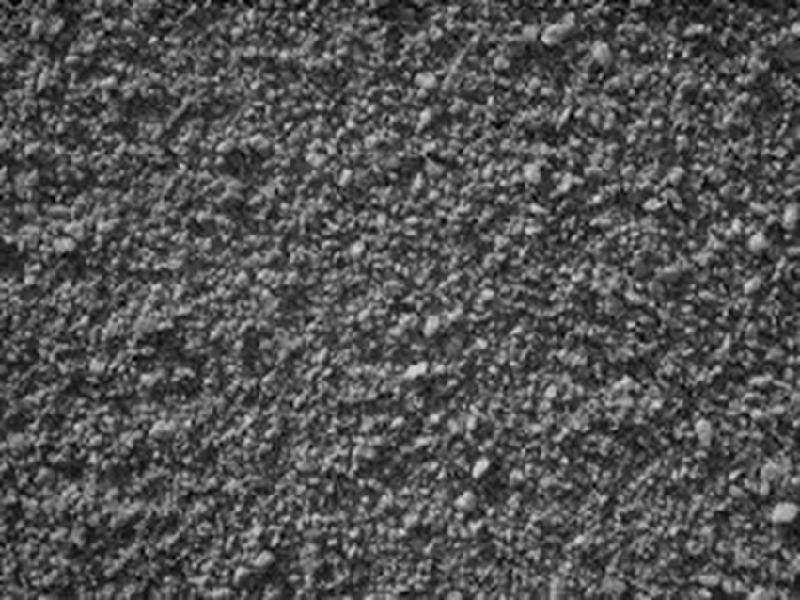
//> input picture sonar_sim_cloud/cloudImgs/stucci1.jpg, 800 x 600 px
$ ./hough_lines ../sonar_sim_cloud/cloudImgs/stucci1.jpg   (built with g++ and OpenCV 4)
//> lines starting //> are read from the running program, lines starting //| are printed output that depends on the picture
/**
 * @file HoughLines_Demo.cpp
 * @brief Demo code for Hough Transform
 * @author OpenCV team
 */

#include "opencv2/highgui/highgui.hpp"
#include "opencv2/imgproc/imgproc.hpp"
#include <iostream>
#include <stdio.h>

using namespace cv;
using namespace std;

/// Global variables

/** General variables */
Mat src, edges;
Mat src_gray;
Mat standard_hough, probabilistic_hough;
int min_threshold = 50;
int max_trackbar = 150;

const char* standard_name = "Standard Hough Lines Demo";
const char* probabilistic_name = "Probabilistic Hough Lines Demo";
const char* edge_name = "Edge Detection";

int s_trackbar = max_trackbar;
int p_trackbar = max_trackbar;

/// Function Headers
void help();
void Standard_Hough( int, void* );
void Probabilistic_Hough( int, void* );

/**
 * @function main
 */
int main( int, char** argv )
{
  /// Read the image
  src = imread( argv[1], 1 );
//> src is the input picture: 600 rows x 800 cols, CV_8UC3; min 0, max 223, mean 82.3

  if( src.empty() )
    { help();
      return -1;
    }

  /// Pass the image to gray
  cvtColor( src, src_gray, COLOR_RGB2GRAY );

  /// Apply Canny edge detector
  Canny( src_gray, edges, 100, 300, 3 );
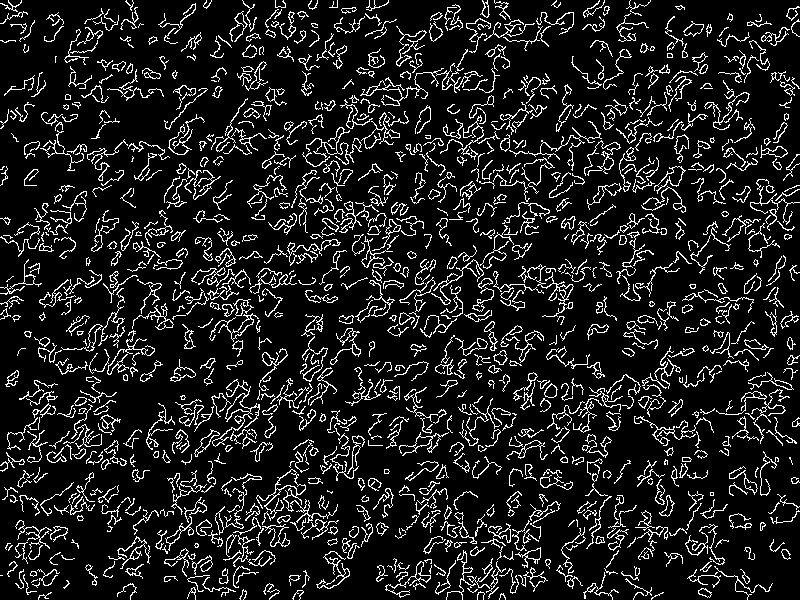
//> edges: 600 rows x 800 cols, CV_8UC1; 11.8% white in thin lines or dots

  /// Create Trackbars for Thresholds
  char thresh_label[50];
  sprintf( thresh_label, "Thres: %d + input", min_threshold );

  namedWindow( standard_name, WINDOW_AUTOSIZE );
  createTrackbar( thresh_label, standard_name, &s_trackbar, max_trackbar, Standard_Hough);

  namedWindow( probabilistic_name, WINDOW_AUTOSIZE );
  createTrackbar( thresh_label, probabilistic_name, &p_trackbar, max_trackbar, Probabilistic_Hough);

  /// Initialize
  Standard_Hough(0, 0);
  Probabilistic_Hough(0, 0);
  waitKey(0);
  return 0;
}

/**
 * @function help
 * @brief Indications of how to run this program and why is it for
 */
void help()
{
  printf("\t Hough Transform to detect lines \n ");
  printf("\t---------------------------------\n ");
  printf(" Usage: ./HoughLines_Demo <image_name> \n");
}

/**
 * @function Standard_Hough
 */
void Standard_Hough( int, void* )
{
  vector<Vec2f> s_lines;
  cvtColor( edges, standard_hough, COLOR_GRAY2BGR );
//> standard_hough: 600 rows x 800 cols, CV_8UC3; 11.8% white in thin lines or dots

  /// 1. Use Standard Hough Transform
  HoughLines( edges, s_lines, 1, CV_PI/180, min_threshold + s_trackbar, 0, 0 );
//> s_lines = 6 lines (rho, theta): [540, 0.79], [576, 0.79], [-112, 2.36], [544, 0.79], [578, 0.79], [284, 1.57]

  /// Show the result
  for( size_t i = 0; i < s_lines.size(); i++ )
    {
      float r = s_lines[i][0], t = s_lines[i][1];
      double cos_t = cos(t), sin_t = sin(t);
      double x0 = r*cos_t, y0 = r*sin_t;
      double alpha = 1000;

      Point pt1( cvRound(x0 + alpha*(-sin_t)), cvRound(y0 + alpha*cos_t) );
      Point pt2( cvRound(x0 - alpha*(-sin_t)), cvRound(y0 - alpha*cos_t) );
      line( standard_hough, pt1, pt2, Scalar(0,0,255), 3, 8);
    }
//> this loop made 6 passes
//> (r, t, cos_t, sin_t, x0, y0, pt1, pt2) on passes 1 to 6: (540, 0.785, 0.707, 0.707, 381.8, 381.8, Point(-325, 1089), Point(1089, -325)), (576, 0.785, 0.707, 0.707, 407.3, 407.3, Point(-300, 1114), Point(1114, -300)), (-112, 2.36, -0.707, 0.707, 79.2, -79.2, Point(-628, -786), Point(786, 628)), (544, 0.785, 0.707, 0.707, 384.7, 384.7, Point(-322, 1092), Point(1092, -322)), (578, 0.785, 0.707, 0.707, 408.7, 408.7, Point(-298, 1116), Point(1116, -298)), (284, 1.57, -4.37e-08, 1, -1.24e-05, 284, Point(-1000, 284), Point(1000, 284))
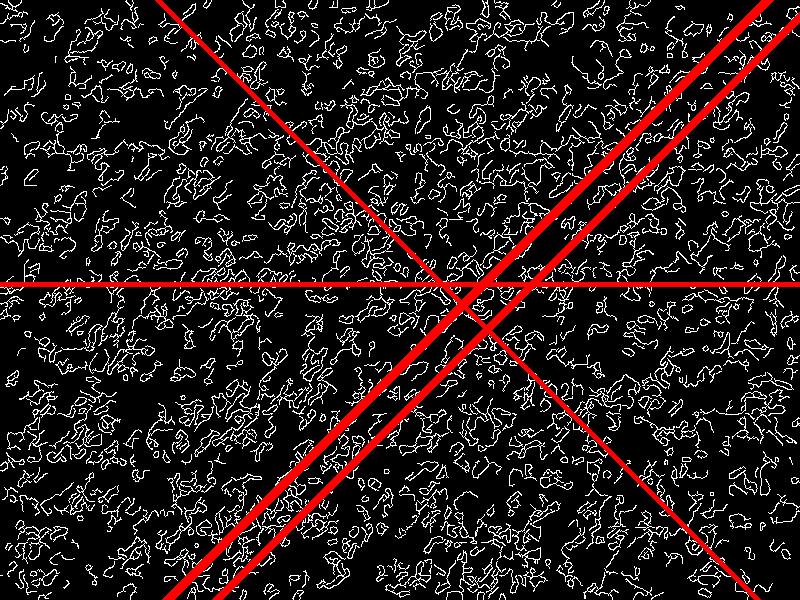
//> standard_hough: 600 rows x 800 cols, CV_8UC3; mean B, G, R 28.2, 28.2, 40

  imshow( standard_name, standard_hough );
}

/**
 * @function Probabilistic_Hough
 */
void Probabilistic_Hough( int, void* )
{
  vector<Vec4i> p_lines;
  cvtColor( edges, probabilistic_hough, COLOR_GRAY2BGR );

  /// 2. Use Probabilistic Hough Transform
  HoughLinesP( edges, p_lines, 1, CV_PI/180, min_threshold + p_trackbar, 30, 10 );
//> p_lines = 8 lines (x1, y1, x2, y2): [580, 183, 707, 56], [727, 88, 786, 29], [306, 148, 343, 185], [518, 251, 567, 202], [679, 136, 713, 102], [700, 118, 760, 58], [61, 284, 121, 284], [441, 283, 504, 346]

  /// Show the result
  for( size_t i = 0; i < p_lines.size(); i++ )
    {
      Vec4i l = p_lines[i];
      line( probabilistic_hough, Point(l[0], l[1]), Point(l[2], l[3]), Scalar(0,0,255), 3, 8);
    }
//> this loop made 8 passes
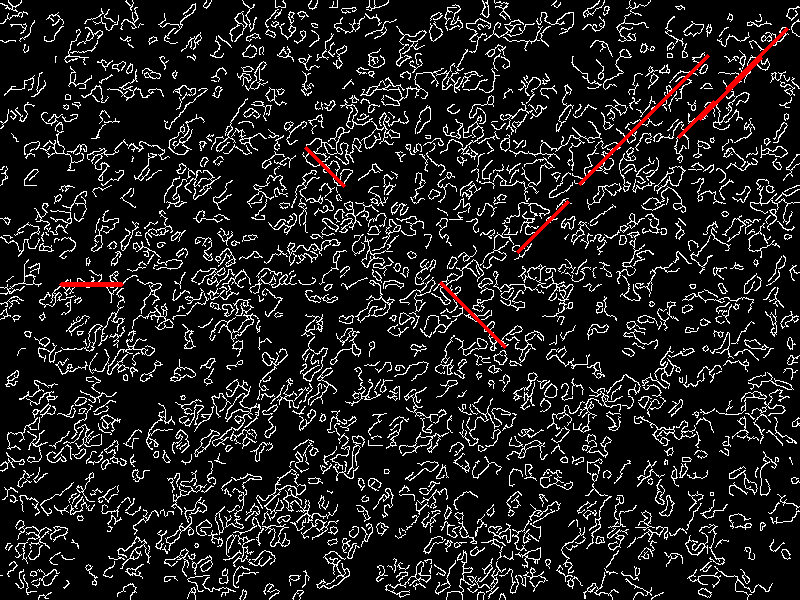
//> probabilistic_hough: 600 rows x 800 cols, CV_8UC3; mean B, G, R 29.8, 29.8, 31.1

  imshow( probabilistic_name, probabilistic_hough );
}
